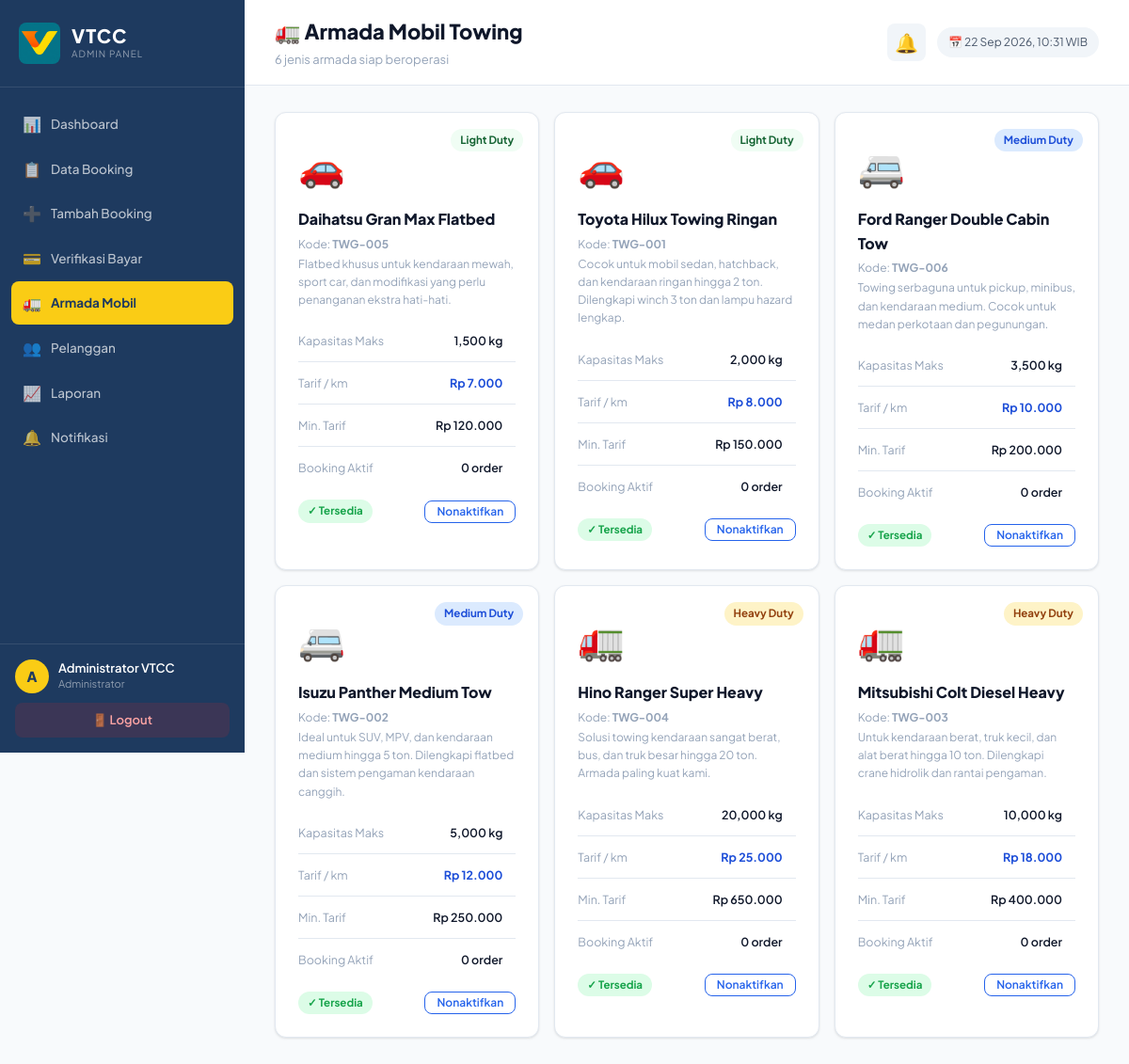
Screenshot of /mobil.php (signed in) with the database file from the repository.
### tables this page shows
CREATE TABLE mobil_towing (
    id_mobil     INT AUTO_INCREMENT PRIMARY KEY,
    kode_mobil   VARCHAR(10)  NOT NULL UNIQUE,
    nama_mobil   VARCHAR(100) NOT NULL,
    jenis        ENUM('Light Duty','Medium Duty','Heavy Duty') NOT NULL,
    kapasitas_kg INT NOT NULL,
    harga_per_km DECIMAL(10,2) NOT NULL,
    harga_min    DECIMAL(10,2) NOT NULL,
    deskripsi    TEXT,
    status       ENUM('Tersedia','Tidak Tersedia') NOT NULL DEFAULT 'Tersedia',
    created_at   TIMESTAMP DEFAULT CURRENT_TIMESTAMP
);

### mobil.php (the view, shortened to what this page needs)
<?php
require_once 'config/db.php';
require_once 'includes/functions.php';
$result = $koneksi->query("SELECT * FROM mobil_towing ORDER BY jenis, nama_mobil");
$icons = ['Light Duty'=>'🚗','Medium Duty'=>'🚐','Heavy Duty'=>'🚛'];
require_once 'includes/header.php';
?>
<div class="mobil-grid">
  <?php while ($m = $result->fetch_assoc()):
    $icon = $icons[$m['jenis']] ?? '🚗';
    $tersedia = $m['status'] === 'Tersedia';
    $stmt2 = $koneksi->prepare("SELECT COUNT(*) c FROM booking WHERE id_mobil=? AND status IN ('Menunggu','Diproses')");
    $stmt2->bind_param('i', $m['id_mobil']); $stmt2->execute();
    $aktif = $stmt2->get_result()->fetch_assoc()['c'];
  ?>
  <div class="card" style="margin:0;position:relative;">
    <div style="font-size:40px;margin-bottom:12px;"><?= $icon ?></div>
    <div style="position:absolute;top:16px;right:16px;"><?= badge_jenis($m['jenis']) ?></div>
    <div style="font-weight:800;font-size:16px;margin-bottom:4px;"><?= clean($m['nama_mobil']) ?></div>
    <div style="color:var(--text-light);font-size:12px;margin-bottom:2px;">Kode: <strong><?= clean($m['kode_mobil']) ?></strong></div>
    <div style="font-size:12px;color:var(--text-light);margin-bottom:12px;"><?= clean($m['deskripsi']) ?></div>
    <table style="width:100%;font-size:12.5px;margin-bottom:12px;">
      <tr>
        <td style="color:var(--text-light);padding:3px 0;">Kapasitas Maks</td>
        <td style="font-weight:600;text-align:right;"><?= number_format($m['kapasitas_kg']) ?> kg</td>
      </tr>
      <tr>
        <td style="color:var(--text-light);padding:3px 0;">Tarif / km</td>
        <td style="font-weight:700;text-align:right;color:var(--blue-700);"><?= rupiah($m['harga_per_km']) ?></td>
      </tr>
      <tr>
        <td style="color:var(--text-light);padding:3px 0;">Min. Tarif</td>
        <td style="font-weight:600;text-align:right;"><?= rupiah($m['harga_min']) ?></td>
      </tr>
      <tr>
        <td style="color:var(--text-light);padding:3px 0;">Booking Aktif</td>
        <td style="font-weight:600;text-align:right;"><?= $aktif ?> order</td>
      </tr>
    </table>
    <div style="display:flex;justify-content:space-between;align-items:center;">
      <?php if ($tersedia): ?>
        <span class="badge badge-success">✓ Tersedia</span>
      <?php else: ?>
        <span class="badge badge-danger">✕ Tidak Tersedia</span>
      <?php endif; ?>
      <a href="mobil.php?toggle=1&id=<?= $m['id_mobil'] ?>" class="btn btn-sm btn-outline"
         onclick="return confirm('Ubah status armada ini?')">
        <?= $tersedia ? 'Nonaktifkan' : 'Aktifkan' ?>
      </a>
    </div>
  </div>
  <?php endwhile; ?>
</div>
<?php require_once 'includes/footer.php'; ?>

### includes/functions.php (shortened to what this page needs)
<?php
function clean($str) {
    return htmlspecialchars(trim((string)$str), ENT_QUOTES, 'UTF-8');
}
function rupiah($angka) {
    return 'Rp ' . number_format((float)$angka, 0, ',', '.');
}
function badge_jenis($jenis) {
    $map = [
        'Light Duty'  => 'badge-light',
        'Medium Duty' => 'badge-medium',
        'Heavy Duty'  => 'badge-heavy',
    ];
    return '<span class="badge ' . ($map[$jenis] ?? 'badge-info') . '">' . clean($jenis) . '</span>';
}

### css/style.css (style rules this page uses)
:root { --white: #FFFFFF; --off-white: #F8FAFC; --light-gray: #F1F5F9; --gray: #E2E8F0; --text-dark: #0F172A; --text-mid: #475569; --text-light: #94A3B8; --blue-900: #1E3A5F; --blue-700: #1D4ED8; --blue-600: #2563EB; --blue-500: #3B82F6; --blue-100: #DBEAFE; --blue-50: #EFF6FF; --yellow-500: #EAB308; --yellow-400: #FACC15; --yellow-300: #FDE047; --yellow-100: #FEF9C3; --yellow-50: #FEFCE8; --success: #16A34A; --success-bg: #DCFCE7; --warning: #D97706; --warning-bg: #FEF3C7; --danger: #DC2626; --danger-bg: #FEE2E2; --info: #0891B2; --info-bg: #CFFAFE; --radius-sm: 8px; --radius-md: 12px; --radius-lg: 16px; --radius-xl: 24px; --shadow-sm: 0 1px 3px rgba(0,0,0,0.08), 0 1px 2px rgba(0,0,0,0.04); --shadow-md: 0 4px 16px rgba(0,0,0,0.08), 0 2px 6px rgba(0,0,0,0.04); --shadow-lg: 0 10px 40px rgba(0,0,0,0.1), 0 4px 12px rgba(0,0,0,0.06); --shadow-blue: 0 4px 20px rgba(37,99,235,0.2); --font: 'Plus Jakarta Sans', 'Segoe UI', sans-serif; --sidebar-w: 260px; }
*, *::before, *::after { box-sizing: border-box; margin: 0; padding: 0; }
body { font-family: var(--font); background: var(--off-white); color: var(--text-dark); font-size: 14px; line-height: 1.6; -webkit-font-smoothing: antialiased; }
a { color: var(--blue-600); text-decoration: none; }
.card { background: var(--white); border-radius: var(--radius-md); box-shadow: var(--shadow-sm); border: 1px solid var(--gray); padding: 24px; margin-bottom: 20px; }
table { width: 100%; border-collapse: collapse; font-size: 13.5px; }
table td { padding: 12px 14px; border-bottom: 1px solid var(--gray); color: var(--text-dark); vertical-align: middle; }
table tbody tr:last-child td { border-bottom: none; }
.badge { display: inline-block; padding: 3px 10px; border-radius: 20px; font-size: 11.5px; font-weight: 700; white-space: nowrap; }
.badge-success { background: var(--success-bg); color: var(--success); }
.badge-light { background: #F0FDF4; color: #166534; }
.badge-medium { background: var(--blue-100); color: var(--blue-700); }
.badge-heavy { background: #FEF3C7; color: #92400E; }
.btn { display: inline-flex; align-items: center; gap: 6px; padding: 9px 18px; border-radius: var(--radius-sm); font-size: 13.5px; font-weight: 600; cursor: pointer; border: none; transition: all 0.15s; text-decoration: none; line-height: 1; }
.btn-outline { background: transparent; color: var(--blue-600); border: 1.5px solid var(--blue-600); }
.btn-sm { padding: 5px 12px; font-size: 12px; }
.mobil-grid { display: grid; grid-template-columns: repeat(3, 1fr); gap: 16px; margin-bottom: 24px; }

### rows the page displays
mobil_towing: jenis "🚗", jenis "Light Duty", nama_mobil "Daihatsu Gran Max Flatbed", kode_mobil "TWG-005", deskripsi "Flatbed khusus untuk kendaraan mewah, sport car, dan modifikasi yang perlu penanganan ekstra hati-hati.", kapasitas_kg "1,500", harga_per_km "Rp 7.000", harga_min "Rp 120.000", aktif "0", status "✓ Tersedia"
mobil_towing: jenis "🚗", jenis "Light Duty", nama_mobil "Toyota Hilux Towing Ringan", kode_mobil "TWG-001", deskripsi "Cocok untuk mobil sedan, hatchback, dan kendaraan ringan hingga 2 ton. Dilengkapi winch 3 ton dan lampu hazard lengkap.", kapasitas_kg "2,000", harga_per_km "Rp 8.000", harga_min "Rp 150.000", aktif "0", status "✓ Tersedia"
mobil_towing: jenis "🚐", jenis "Medium Duty", nama_mobil "Ford Ranger Double Cabin Tow", kode_mobil "TWG-006", deskripsi "Towing serbaguna untuk pickup, minibus, dan kendaraan medium. Cocok untuk medan perkotaan dan pegunungan.", kapasitas_kg "3,500", harga_per_km "Rp 10.000", harga_min "Rp 200.000", aktif "0", status "✓ Tersedia"
mobil_towing: jenis "🚐", jenis "Medium Duty", nama_mobil "Isuzu Panther Medium Tow", kode_mobil "TWG-002", deskripsi "Ideal untuk SUV, MPV, dan kendaraan medium hingga 5 ton. Dilengkapi flatbed dan sistem pengaman kendaraan canggih.", kapasitas_kg "5,000", harga_per_km "Rp 12.000", harga_min "Rp 250.000", aktif "0", status "✓ Tersedia"
mobil_towing: jenis "🚛", jenis "Heavy Duty", nama_mobil "Hino Ranger Super Heavy", kode_mobil "TWG-004", deskripsi "Solusi towing kendaraan sangat berat, bus, dan truk besar hingga 20 ton. Armada paling kuat kami.", kapasitas_kg "20,000", harga_per_km "Rp 25.000", harga_min "Rp 650.000", aktif "0", status "✓ Tersedia"
mobil_towing: jenis "🚛", jenis "Heavy Duty", nama_mobil "Mitsubishi Colt Diesel Heavy", kode_mobil "TWG-003", deskripsi "Untuk kendaraan berat, truk kecil, dan alat berat hingga 10 ton. Dilengkapi crane hidrolik dan rantai pengaman.", kapasitas_kg "10,000", harga_per_km "Rp 18.000", harga_min "Rp 400.000", aktif "0", status "✓ Tersedia"

### other values shown
substr($_SESSION['nama_lengkap']??'A',0,1) "A"
$_SESSION['nama_lengkap'] "Administrator VTCC"
$page_heading "🚛 Armada Mobil Towing"
$page_subtitle "6 jenis armada siap beroperasi"
